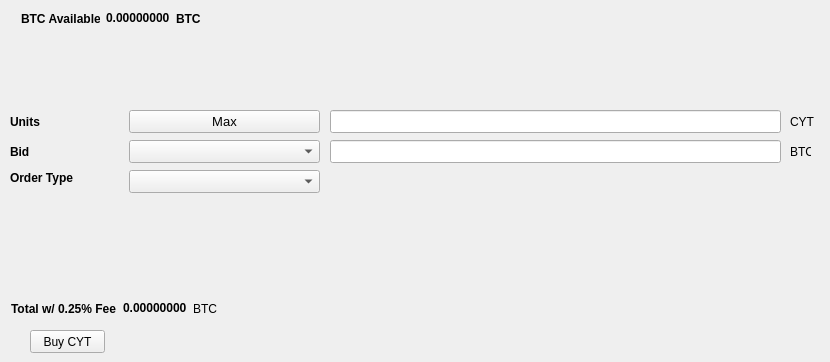
   <widget class="QWidget" name="BuyTab">
    <attribute name="title">
     <string>Buy</string>
    </attribute>
    <widget class="QPushButton" name="BuyCYT">
     <property name="geometry">
      <rect>
       <x>30</x>
       <y>330</y>
       <width>75</width>
       <height>23</height>
      </rect>
     </property>
     <property name="text">
      <string>Buy CYT</string>
     </property>
    </widget>
    <widget class="QLabel" name="label_3">
     <property name="geometry">
      <rect>
       <x>10</x>
       <y>110</y>
       <width>46</width>
       <height>23</height>
      </rect>
     </property>
     <property name="font">
      <font>
       <weight>75</weight>
       <bold>true</bold>
      </font>
     </property>
     <property name="text">
      <string>Units</string>
     </property>
    </widget>
    <widget class="QLineEdit" name="UnitsInput">
     <property name="geometry">
      <rect>
       <x>330</x>
       <y>110</y>
       <width>451</width>
       <height>23</height>
      </rect>
     </property>
     <property name="font">
      <font>
       <pointsize>9</pointsize>
       <weight>75</weight>
       <bold>true</bold>
      </font>
     </property>
    </widget>
    <widget class="QLineEdit" name="BuyBidPriceEdit">
     <property name="geometry">
      <rect>
       <x>330</x>
       <y>140</y>
       <width>451</width>
       <height>23</height>
      </rect>
     </property>
     <property name="font">
      <font>
       <pointsize>9</pointsize>
       <weight>75</weight>
       <bold>true</bold>
      </font>
     </property>
    </widget>
    <widget class="QLabel" name="label_4">
     <property name="geometry">
      <rect>
       <x>790</x>
       <y>110</y>
       <width>31</width>
       <height>23</height>
      </rect>
     </property>
     <property name="text">
      <string>CYT</string>
     </property>
    </widget>
    <widget class="QLabel" name="label_5">
     <property name="geometry">
      <rect>
       <x>790</x>
       <y>140</y>
       <width>21</width>
       <height>23</height>
      </rect>
     </property>
     <property name="text">
      <string>BTC</string>
     </property>
    </widget>
    <widget class="QLabel" name="label_6">
     <property name="geometry">
      <rect>
       <x>10</x>
       <y>140</y>
       <width>46</width>
       <height>23</height>
      </rect>
     </property>
     <property name="font">
      <font>
       <weight>75</weight>
       <bold>true</bold>
      </font>
     </property>
     <property name="text">
      <string>Bid</string>
     </property>
    </widget>
    <widget class="QLabel" name="label_7">
     <property name="geometry">
      <rect>
       <x>10</x>
       <y>170</y>
       <width>71</width>
       <height>16</height>
      </rect>
     </property>
     <property name="font">
      <font>
       <weight>75</weight>
       <bold>true</bold>
      </font>
     </property>
     <property name="text">
      <string>Order Type</string>
     </property>
    </widget>
    <widget class="QPushButton" name="Buy_Max_Amount">
     <property name="geometry">
      <rect>
       <x>129</x>
       <y>110</y>
       <width>191</width>
       <height>23</height>
      </rect>
     </property>
     <property name="font">
      <font>
       <pointsize>10</pointsize>
      </font>
     </property>
     <property name="text">
      <string>Max</string>
     </property>
    </widget>
    <widget class="QComboBox" name="BuyBidcomboBox">
     <property name="geometry">
      <rect>
       <x>129</x>
       <y>140</y>
       <width>191</width>
       <height>23</height>
      </rect>
     </property>
     <property name="font">
      <font>
       <pointsize>10</pointsize>
      </font>
     </property>
    </widget>
    <widget class="QComboBox" name="buyOrdertypeCombo">
     <property name="geometry">
      <rect>
       <x>129</x>
       <y>170</y>
       <width>191</width>
       <height>23</height>
      </rect>
     </property>
     <property name="font">
      <font>
       <pointsize>10</pointsize>
      </font>
     </property>
    </widget>
    <widget class="QWidget" name="layoutWidget">
     <property name="geometry">
      <rect>
       <x>21</x>
       <y>11</y>
       <width>180</width>
       <height>15</height>
      </rect>
     </property>
     <layout class="QHBoxLayout" name="horizontalLayout_3">
      <item>
       <widget class="QLabel" name="label232">
        <property name="font">
         <font>
          <weight>75</weight>
          <bold>true</bold>
         </font>
        </property>
        <property name="text">
         <string>BTC Available:</string>
        </property>
       </widget>
      </item>
      <item>
       <widget class="QLabel" name="BtcAvailableLbl">
        <property name="palette">
         <palette>
          <active>
           <colorrole role="WindowText">
            <brush brushstyle="SolidPattern">
             <color alpha="255">
              <red>0</red>
              <green>0</green>
              <blue>0</blue>
             </color>
            </brush>
           </colorrole>
           <colorrole role="Button">
            <brush brushstyle="SolidPattern">
             <color alpha="255">
              <red>0</red>
              <green>170</green>
              <blue>0</blue>
             </color>
            </brush>
           </colorrole>
           <colorrole role="Light">
            <brush brushstyle="SolidPattern">
             <color alpha="255">
              <red>0</red>
              <green>255</green>
              <blue>0</blue>
             </color>
            </brush>
           </colorrole>
           <colorrole role="Midlight">
            <brush brushstyle="SolidPattern">
             <color alpha="255">
              <red>0</red>
              <green>212</green>
              <blue>0</blue>
             </color>
            </brush>
           </colorrole>
           <colorrole role="Dark">
            <brush brushstyle="SolidPattern">
             <color alpha="255">
              <red>0</red>
              <green>85</green>
              <blue>0</blue>
             </color>
            </brush>
           </colorrole>
           <colorrole role="Mid">
            <brush brushstyle="SolidPattern">
             <color alpha="255">
              <red>0</red>
              <green>113</green>
              <blue>0</blue>
             </color>
            </brush>
           </colorrole>
           <colorrole role="Text">
            <brush brushstyle="SolidPattern">
             <color alpha="255">
              <red>0</red>
              <green>170</green>
              <blue>0</blue>
             </color>
            </brush>
           </colorrole>
           <colorrole role="BrightText">
            <brush brushstyle="SolidPattern">
             <color alpha="255">
              <red>255</red>
              <green>255</green>
              <blue>255</blue>
             </color>
            </brush>
           </colorrole>
           <colorrole role="ButtonText">
            <brush brushstyle="SolidPattern">
             <color alpha="255">
              <red>0</red>
              <green>0</green>
              <blue>0</blue>
             </color>
            </brush>
           </colorrole>
           <colorrole role="Base">
            <brush brushstyle="SolidPattern">
             <color alpha="255">
              <red>255</red>
              <green>255</green>
              <blue>255</blue>
             </color>
            </brush>
           </colorrole>
           <colorrole role="Window">
            <brush brushstyle="SolidPattern">
             <color alpha="255">
              <red>0</red>
              <green>170</green>
              <blue>0</blue>
             </color>
            </brush>
           </colorrole>
           <colorrole role="Shadow">
            <brush brushstyle="SolidPattern">
             <color alpha="255">
              <red>0</red>
              <green>0</green>
              <blue>0</blue>
             </color>
            </brush>
           </colorrole>
           <colorrole role="AlternateBase">
            <brush brushstyle="SolidPattern">
             <color alpha="255">
              <red>127</red>
              <green>212</green>
              <blue>127</blue>
             </color>
            </brush>
           </colorrole>
           <colorrole role="ToolTipBase">
            <brush brushstyle="SolidPattern">
             <color alpha="255">
              <red>255</red>
              <green>255</green>
              <blue>220</blue>
             </color>
            </brush>
           </colorrole>
           <colorrole role="ToolTipText">
            <brush brushstyle="SolidPattern">
             <color alpha="255">
              <red>0</red>
              <green>0</green>
              <blue>0</blue>
             </color>
            </brush>
           </colorrole>
          </active>
          <inactive>
           <colorrole role="WindowText">
            <brush brushstyle="SolidPattern">
             <color alpha="255">
              <red>0</red>
              <green>0</green>
              <blue>0</blue>
             </color>
            </brush>
           </colorrole>
           <colorrole role="Button">
            <brush brushstyle="SolidPattern">
             <color alpha="255">
              <red>0</red>
              <green>170</green>
              <blue>0</blue>
             </color>
            </brush>
           </colorrole>
           <colorrole role="Light">
            <brush brushstyle="SolidPattern">
             <color alpha="255">
              <red>0</red>
              <green>255</green>
              <blue>0</blue>
             </color>
            </brush>
           </colorrole>
           <colorrole role="Midlight">
            <brush brushstyle="SolidPattern">
             <color alpha="255">
              <red>0</red>
              <green>212</green>
              <blue>0</blue>
             </color>
            </brush>
           </colorrole>
           <colorrole role="Dark">
            <brush brushstyle="SolidPattern">
             <color alpha="255">
              <red>0</red>
              <green>85</green>
              <blue>0</blue>
             </color>
            </brush>
           </colorrole>
           <colorrole role="Mid">
            <brush brushstyle="SolidPattern">
             <color alpha="255">
              <red>0</red>
              <green>113</green>
              <blue>0</blue>
             </color>
            </brush>
           </colorrole>
           <colorrole role="Text">
            <brush brushstyle="SolidPattern">
             <color alpha="255">
              <red>0</red>
              <green>170</green>
              <blue>0</blue>
             </color>
            </brush>
           </colorrole>
           <colorrole role="BrightText">
            <brush brushstyle="SolidPattern">
             <color alpha="255">
              <red>255</red>
              <green>255</green>
              <blue>255</blue>
             </color>
            </brush>
           </colorrole>
           <colorrole role="ButtonText">
            <brush brushstyle="SolidPattern">
             <color alpha="255">
              <red>0</red>
              <green>0</green>
              <blue>0</blue>
             </color>
            </brush>
           </colorrole>
           <colorrole role="Base">
            <brush brushstyle="SolidPattern">
             <color alpha="255">
              <red>255</red>
              <green>255</green>
              <blue>255</blue>
             </color>
            </brush>
           </colorrole>
           <colorrole role="Window">
            <brush brushstyle="SolidPattern">
             <color alpha="255">
              <red>0</red>
              <green>170</green>
              <blue>0</blue>
             </color>
            </brush>
           </colorrole>
           <colorrole role="Shadow">
            <brush brushstyle="SolidPattern">
             <color alpha="255">
              <red>0</red>
              <green>0</green>
              <blue>0</blue>
             </color>
            </brush>
           </colorrole>
           <colorrole role="AlternateBase">
            <brush brushstyle="SolidPattern">
             <color alpha="255">
              <red>127</red>
              <green>212</green>
              <blue>127</blue>
             </color>
            </brush>
           </colorrole>
           <colorrole role="ToolTipBase">
            <brush brushstyle="SolidPattern">
             <color alpha="255">
              <red>255</red>
              <green>255</green>
              <blue>220</blue>
             </color>
            </brush>
           </colorrole>
           <colorrole role="ToolTipText">
            <brush brushstyle="SolidPattern">
             <color alpha="255">
              <red>0</red>
              <green>0</green>
              <blue>0</blue>
             </color>
            </brush>
           </colorrole>
          </inactive>
          <disabled>
           <colorrole role="WindowText">
            <brush brushstyle="SolidPattern">
             <color alpha="255">
              <red>0</red>
              <green>85</green>
              <blue>0</blue>
             </color>
            </brush>
           </colorrole>
           <colorrole role="Button">
            <brush brushstyle="SolidPattern">
             <color alpha="255">
              <red>0</red>
              <green>170</green>
              <blue>0</blue>
             </color>
            </brush>
           </colorrole>
           <colorrole role="Light">
            <brush brushstyle="SolidPattern">
             <color alpha="255">
              <red>0</red>
              <green>255</green>
              <blue>0</blue>
             </color>
            </brush>
           </colorrole>
           <colorrole role="Midlight">
            <brush brushstyle="SolidPattern">
             <color alpha="255">
              <red>0</red>
              <green>212</green>
              <blue>0</blue>
             </color>
            </brush>
           </colorrole>
           <colorrole role="Dark">
            <brush brushstyle="SolidPattern">
             <color alpha="255">
              <red>0</red>
              <green>85</green>
              <blue>0</blue>
             </color>
            </brush>
           </colorrole>
           <colorrole role="Mid">
            <brush brushstyle="SolidPattern">
             <color alpha="255">
              <red>0</red>
              <green>113</green>
              <blue>0</blue>
             </color>
            </brush>
           </colorrole>
           <colorrole role="Text">
            <brush brushstyle="SolidPattern">
             <color alpha="255">
              <red>0</red>
              <green>85</green>
              <blue>0</blue>
             </color>
            </brush>
           </colorrole>
           <colorrole role="BrightText">
            <brush brushstyle="SolidPattern">
             <color alpha="255">
              <red>255</red>
              <green>255</green>
              <blue>255</blue>
             </color>
            </brush>
           </colorrole>
           <colorrole role="ButtonText">
            <brush brushstyle="SolidPattern">
             <color alpha="255">
              <red>0</red>
              <green>85</green>
              <blue>0</blue>
             </color>
            </brush>
           </colorrole>
           <colorrole role="Base">
            <brush brushstyle="SolidPattern">
             <color alpha="255">
              <red>0</red>
              <green>170</green>
              <blue>0</blue>
             </color>
            </brush>
           </colorrole>
           <colorrole role="Window">
            <brush brushstyle="SolidPattern">
             <color alpha="255">
              <red>0</red>
              <green>170</green>
              <blue>0</blue>
             </color>
            </brush>
           </colorrole>
           <colorrole role="Shadow">
            <brush brushstyle="SolidPattern">
             <color alpha="255">
              <red>0</red>
              <green>0</green>
              <blue>0</blue>
             </color>
            </brush>
           </colorrole>
           <colorrole role="AlternateBase">
            <brush brushstyle="SolidPattern">
             <color alpha="255">
              <red>0</red>
              <green>170</green>
              <blue>0</blue>
             </color>
            </brush>
           </colorrole>
           <colorrole role="ToolTipBase">
            <brush brushstyle="SolidPattern">
             <color alpha="255">
              <red>255</red>
              <green>255</green>
              <blue>220</blue>
             </color>
            </brush>
           </colorrole>
           <colorrole role="ToolTipText">
            <brush brushstyle="SolidPattern">
             <color alpha="255">
              <red>0</red>
              <green>0</green>
              <blue>0</blue>
             </color>
            </brush>
           </colorrole>
          </disabled>
         </palette>
        </property>
        <property name="font">
         <font>
          <weight>75</weight>
          <bold>true</bold>
         </font>
        </property>
        <property name="text">
         <string>0.00000000</string>
        </property>
        <property name="textInteractionFlags">
         <set>Qt::LinksAccessibleByMouse|Qt::TextSelectableByKeyboard|Qt::TextSelectableByMouse</set>
        </property>
       </widget>
      </item>
      <item>
       <widget class="QLabel" name="BtcAvailableLbl_2">
        <property name="font">
         <font>
          <weight>75</weight>
          <bold>true</bold>
         </font>
        </property>
        <property name="text">
         <string>BTC</string>
        </property>
       </widget>
      </item>
     </layout>
    </widget>
    <widget class="QWidget" name="layoutWidget">
     <property name="geometry">
      <rect>
       <x>11</x>
       <y>301</y>
       <width>209</width>
       <height>15</height>
      </rect>
     </property>
     <layout class="QHBoxLayout" name="horizontalLayout_4">
      <item>
       <widget class="QLabel" name="label_9">
        <property name="font">
         <font>
          <weight>75</weight>
          <bold>true</bold>
         </font>
        </property>
        <property name="text">
         <string>Total w/ 0.25% Fee</string>
        </property>
       </widget>
      </item>
      <item>
       <widget class="QLabel" name="BuyCostLabel">
        <property name="palette">
         <palette>
          <active>
           <colorrole role="WindowText">
            <brush brushstyle="SolidPattern">
             <color alpha="255">
              <red>0</red>
              <green>0</green>
              <blue>0</blue>
             </color>
            </brush>
           </colorrole>
           <colorrole role="Button">
            <brush brushstyle="SolidPattern">
             <color alpha="255">
              <red>0</red>
              <green>170</green>
              <blue>0</blue>
             </color>
            </brush>
           </colorrole>
           <colorrole role="Light">
            <brush brushstyle="SolidPattern">
             <color alpha="255">
              <red>0</red>
              <green>255</green>
              <blue>0</blue>
             </color>
            </brush>
           </colorrole>
           <colorrole role="Midlight">
            <brush brushstyle="SolidPattern">
             <color alpha="255">
              <red>0</red>
              <green>212</green>
              <blue>0</blue>
             </color>
            </brush>
           </colorrole>
           <colorrole role="Dark">
            <brush brushstyle="SolidPattern">
             <color alpha="255">
              <red>0</red>
              <green>85</green>
              <blue>0</blue>
             </color>
            </brush>
           </colorrole>
           <colorrole role="Mid">
            <brush brushstyle="SolidPattern">
             <color alpha="255">
              <red>0</red>
              <green>113</green>
              <blue>0</blue>
             </color>
            </brush>
           </colorrole>
           <colorrole role="Text">
            <brush brushstyle="SolidPattern">
             <color alpha="255">
              <red>0</red>
              <green>170</green>
              <blue>0</blue>
             </color>
            </brush>
           </colorrole>
           <colorrole role="BrightText">
            <brush brushstyle="SolidPattern">
             <color alpha="255">
              <red>255</red>
              <green>255</green>
              <blue>255</blue>
             </color>
            </brush>
           </colorrole>
           <colorrole role="ButtonText">
            <brush brushstyle="SolidPattern">
             <color alpha="255">
              <red>0</red>
              <green>0</green>
              <blue>0</blue>
             </color>
            </brush>
           </colorrole>
           <colorrole role="Base">
            <brush brushstyle="SolidPattern">
             <color alpha="255">
              <red>255</red>
              <green>255</green>
              <blue>255</blue>
             </color>
            </brush>
           </colorrole>
           <colorrole role="Window">
            <brush brushstyle="SolidPattern">
             <color alpha="255">
              <red>0</red>
              <green>170</green>
              <blue>0</blue>
             </color>
            </brush>
           </colorrole>
           <colorrole role="Shadow">
            <brush brushstyle="SolidPattern">
             <color alpha="255">
              <red>0</red>
              <green>0</green>
              <blue>0</blue>
             </color>
            </brush>
           </colorrole>
           <colorrole role="AlternateBase">
            <brush brushstyle="SolidPattern">
             <color alpha="255">
              <red>127</red>
              <green>212</green>
              <blue>127</blue>
             </color>
            </brush>
           </colorrole>
           <colorrole role="ToolTipBase">
            <brush brushstyle="SolidPattern">
             <color alpha="255">
              <red>255</red>
              <green>255</green>
              <blue>220</blue>
             </color>
            </brush>
           </colorrole>
           <colorrole role="ToolTipText">
            <brush brushstyle="SolidPattern">
             <color alpha="255">
              <red>0</red>
              <green>0</green>
              <blue>0</blue>
             </color>
            </brush>
           </colorrole>
          </active>
          <inactive>
           <colorrole role="WindowText">
            <brush brushstyle="SolidPattern">
             <color alpha="255">
              <red>0</red>
              <green>0</green>
              <blue>0</blue>
             </color>
            </brush>
           </colorrole>
           <colorrole role="Button">
            <brush brushstyle="SolidPattern">
             <color alpha="255">
              <red>0</red>
              <green>170</green>
              <blue>0</blue>
             </color>
            </brush>
           </colorrole>
           <colorrole role="Light">
            <brush brushstyle="SolidPattern">
             <color alpha="255">
              <red>0</red>
              <green>255</green>
              <blue>0</blue>
             </color>
            </brush>
           </colorrole>
           <colorrole role="Midlight">
            <brush brushstyle="SolidPattern">
             <color alpha="255">
              <red>0</red>
              <green>212</green>
              <blue>0</blue>
             </color>
            </brush>
           </colorrole>
           <colorrole role="Dark">
            <brush brushstyle="SolidPattern">
             <color alpha="255">
              <red>0</red>
              <green>85</green>
              <blue>0</blue>
             </color>
            </brush>
           </colorrole>
           <colorrole role="Mid">
            <brush brushstyle="SolidPattern">
             <color alpha="255">
              <red>0</red>
              <green>113</green>
              <blue>0</blue>
             </color>
            </brush>
           </colorrole>
           <colorrole role="Text">
            <brush brushstyle="SolidPattern">
             <color alpha="255">
              <red>0</red>
              <green>170</green>
              <blue>0</blue>
             </color>
            </brush>
           </colorrole>
           <colorrole role="BrightText">
            <brush brushstyle="SolidPattern">
             <color alpha="255">
              <red>255</red>
              <green>255</green>
              <blue>255</blue>
             </color>
            </brush>
           </colorrole>
           <colorrole role="ButtonText">
            <brush brushstyle="SolidPattern">
             <color alpha="255">
              <red>0</red>
              <green>0</green>
              <blue>0</blue>
             </color>
            </brush>
           </colorrole>
           <colorrole role="Base">
            <brush brushstyle="SolidPattern">
             <color alpha="255">
              <red>255</red>
              <green>255</green>
              <blue>255</blue>
             </color>
            </brush>
           </colorrole>
           <colorrole role="Window">
            <brush brushstyle="SolidPattern">
             <color alpha="255">
              <red>0</red>
              <green>170</green>
              <blue>0</blue>
             </color>
            </brush>
           </colorrole>
           <colorrole role="Shadow">
            <brush brushstyle="SolidPattern">
             <color alpha="255">
              <red>0</red>
              <green>0</green>
              <blue>0</blue>
             </color>
            </brush>
           </colorrole>
           <colorrole role="AlternateBase">
            <brush brushstyle="SolidPattern">
             <color alpha="255">
              <red>127</red>
              <green>212</green>
              <blue>127</blue>
             </color>
            </brush>
           </colorrole>
           <colorrole role="ToolTipBase">
            <brush brushstyle="SolidPattern">
             <color alpha="255">
              <red>255</red>
              <green>255</green>
              <blue>220</blue>
             </color>
            </brush>
           </colorrole>
           <colorrole role="ToolTipText">
            <brush brushstyle="SolidPattern">
             <color alpha="255">
              <red>0</red>
              <green>0</green>
              <blue>0</blue>
             </color>
            </brush>
           </colorrole>
          </inactive>
          <disabled>
           <colorrole role="WindowText">
            <brush brushstyle="SolidPattern">
             <color alpha="255">
              <red>0</red>
              <green>85</green>
              <blue>0</blue>
             </color>
            </brush>
           </colorrole>
           <colorrole role="Button">
            <brush brushstyle="SolidPattern">
             <color alpha="255">
              <red>0</red>
              <green>170</green>
              <blue>0</blue>
             </color>
            </brush>
           </colorrole>
           <colorrole role="Light">
            <brush brushstyle="SolidPattern">
             <color alpha="255">
              <red>0</red>
              <green>255</green>
              <blue>0</blue>
             </color>
            </brush>
           </colorrole>
           <colorrole role="Midlight">
            <brush brushstyle="SolidPattern">
             <color alpha="255">
              <red>0</red>
              <green>212</green>
              <blue>0</blue>
             </color>
            </brush>
           </colorrole>
           <colorrole role="Dark">
            <brush brushstyle="SolidPattern">
             <color alpha="255">
              <red>0</red>
              <green>85</green>
              <blue>0</blue>
             </color>
            </brush>
           </colorrole>
           <colorrole role="Mid">
            <brush brushstyle="SolidPattern">
             <color alpha="255">
              <red>0</red>
              <green>113</green>
              <blue>0</blue>
             </color>
            </brush>
           </colorrole>
           <colorrole role="Text">
            <brush brushstyle="SolidPattern">
             <color alpha="255">
              <red>0</red>
              <green>85</green>
              <blue>0</blue>
             </color>
            </brush>
           </colorrole>
           <colorrole role="BrightText">
            <brush brushstyle="SolidPattern">
             <color alpha="255">
              <red>255</red>
              <green>255</green>
              <blue>255</blue>
             </color>
            </brush>
           </colorrole>
           <colorrole role="ButtonText">
            <brush brushstyle="SolidPattern">
             <color alpha="255">
              <red>0</red>
              <green>85</green>
              <blue>0</blue>
             </color>
            </brush>
           </colorrole>
           <colorrole role="Base">
            <brush brushstyle="SolidPattern">
             <color alpha="255">
              <red>0</red>
              <green>170</green>
              <blue>0</blue>
             </color>
            </brush>
           </colorrole>
           <colorrole role="Window">
            <brush brushstyle="SolidPattern">
             <color alpha="255">
              <red>0</red>
              <green>170</green>
              <blue>0</blue>
             </color>
            </brush>
           </colorrole>
           <colorrole role="Shadow">
            <brush brushstyle="SolidPattern">
             <color alpha="255">
              <red>0</red>
              <green>0</green>
              <blue>0</blue>
             </color>
            </brush>
           </colorrole>
           <colorrole role="AlternateBase">
            <brush brushstyle="SolidPattern">
             <color alpha="255">
              <red>0</red>
              <green>170</green>
              <blue>0</blue>
             </color>
            </brush>
           </colorrole>
           <colorrole role="ToolTipBase">
            <brush brushstyle="SolidPattern">
             <color alpha="255">
              <red>255</red>
              <green>255</green>
              <blue>220</blue>
             </color>
            </brush>
           </colorrole>
           <colorrole role="ToolTipText">
            <brush brushstyle="SolidPattern">
             <color alpha="255">
              <red>0</red>
              <green>0</green>
              <blue>0</blue>
             </color>
            </brush>
           </colorrole>
          </disabled>
         </palette>
        </property>
        <property name="font">
         <font>
          <weight>75</weight>
          <bold>true</bold>
         </font>
        </property>
        <property name="autoFillBackground">
         <bool>false</bool>
        </property>
        <property name="text">
         <string>0.00000000</string>
        </property>
        <property name="textInteractionFlags">
         <set>Qt::LinksAccessibleByMouse|Qt::TextSelectableByMouse</set>
        </property>
       </widget>
      </item>
      <item>
       <widget class="QLabel" name="label_10">
        <property name="font">
         <font>
          <weight>50</weight>
          <bold>false</bold>
         </font>
        </property>
        <property name="text">
         <string>BTC</string>
        </property>
       </widget>
      </item>
     </layout>
    </widget>
   </widget>
